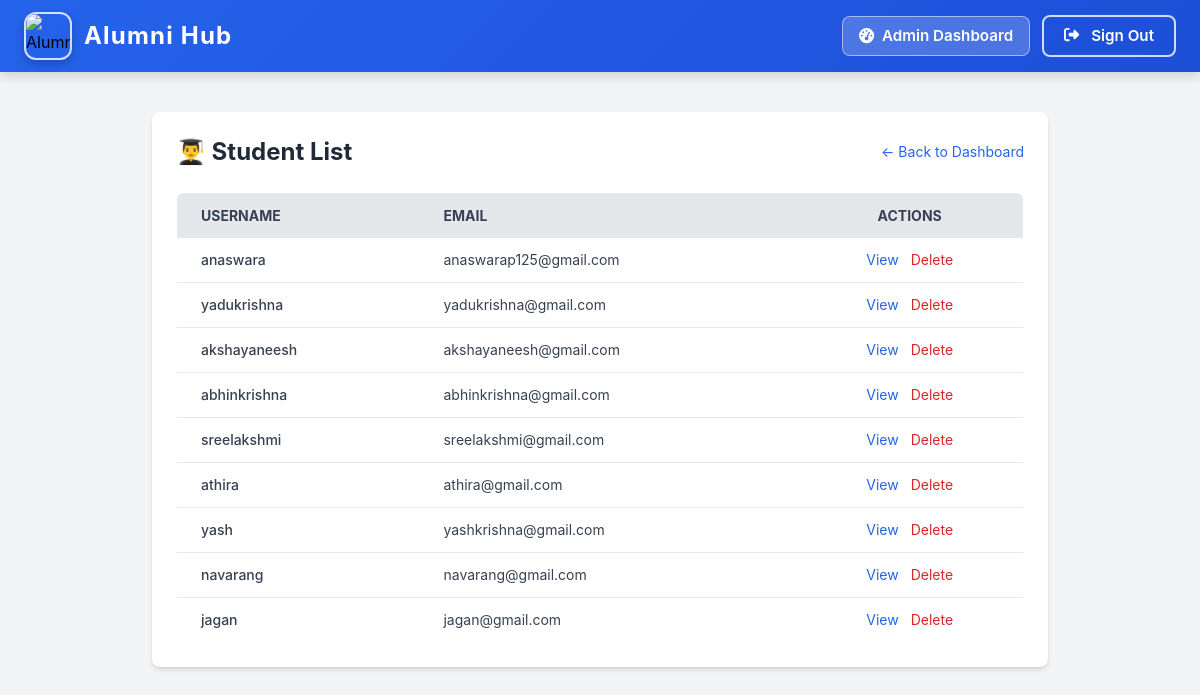
Screenshot of /students/ (signed in) with the database file from the repository.
### myapp/models.py (models this page shows, shortened)
class StudentProfile(models.Model):
    user = models.OneToOneField(User, on_delete=models.CASCADE, related_name='student_profile')
    enrollment_year = models.PositiveIntegerField()
    major = models.CharField(max_length=255)
    resume = models.FileField(upload_to='resumes/', blank=True, null=True)
    profile_picture = models.ImageField(upload_to='profile_pics/', blank=True, null=True)

class User(AbstractUser):
    is_alumni = models.BooleanField(default=False)
    is_student = models.BooleanField(default=False)
    groups = models.ManyToManyField(Group, related_name="custom_user_groups", blank=True)
    user_permissions = models.ManyToManyField(Permission, related_name="custom_user_permissions", blank=True)

### myapp/views.py (the view)
# urls.py: path('students/', admin_student_list, name='admin_student_list'),
@user_passes_test(is_admin)
@login_required(login_url='signin')
def admin_student_list(request):
    students = StudentProfile.objects.all()
    return render(request, 'student_list.html', {'students': students})

### myapp/context_processors.py (called while the page is built)
def notification_count(request):
    if request.user.is_authenticated:
        return {
            'unread_notification_count': Notification.objects.filter(
                user=request.user,
                is_read=False
            ).count()
        }
    return {}

### myapp/views.py (called while the page is built)
def is_admin(user):
    return user.is_staff

### templates/student_list.html
{% extends "home.html" %}
{% block content %}
{% include "navbar.html" %}
<section class="min-h-screen bg-gray-100 py-10 px-4">
    <div class="max-w-4xl mx-auto bg-white shadow-md rounded-lg p-6">
        <div class="flex items-center justify-between mb-6">
            <h2 class="text-2xl font-bold text-gray-800">👨‍🎓 Student List</h2>
            <a href="{% url 'admin_dashboard' %}" class="text-blue-600 hover:underline text-sm">← Back to Dashboard</a>
        </div>
        <div class="overflow-x-auto">
            <table class="min-w-full bg-white border border-gray-200 rounded-lg overflow-hidden">
                <thead class="bg-gray-200 text-gray-700 uppercase text-sm leading-normal">
                    <tr>
                        <th class="py-3 px-6 text-left">Username</th>
                        <th class="py-3 px-6 text-left">Email</th>
                        <th class="py-3 px-6 text-center">Actions</th>
                    </tr>
                </thead>
                <tbody class="text-gray-700 text-sm divide-y divide-gray-200">
                    {% for student in students %}
                        <tr class="hover:bg-gray-50 transition-all duration-200">
                            <td class="py-3 px-6 font-medium">{{ student.user.username }}</td>
                            <td class="py-3 px-6">{{ student.user.email }}</td>
                            <td class="py-3 px-6 text-center space-x-2">
                                <a href="{% url 'view_student_profile' student.id %}" class="text-blue-600 hover:underline">View</a>
                                <a href="{% url 'delete_student' student.id %}" class="text-red-600 hover:underline" onclick="return confirm('Are you sure you want to delete this student?');">Delete</a>
                            </td>
                        </tr>
                    {% empty %}
                        <tr>
                            <td colspan="3" class="text-center py-6 text-gray-500">No students found.</td>
                        </tr>
                    {% endfor %}
                </tbody>
            </table>
        </div>
    </div>
</section>
{% endblock %}

### templates/navbar.html (style rules this page uses)
body { font-family: 'Inter', sans-serif; margin: 0; padding: 0; }

### rows the page displays
StudentProfile: user.username "anaswara", user.email "anaswarap125@gmail.com"
StudentProfile: user.username "yadukrishna", user.email "yadukrishna@gmail.com"
StudentProfile: user.username "akshayaneesh", user.email "akshayaneesh@gmail.com"
StudentProfile: user.username "abhinkrishna", user.email "abhinkrishna@gmail.com"
StudentProfile: user.username "sreelakshmi", user.email "sreelakshmi@gmail.com"
StudentProfile: user.username "athira", user.email "athira@gmail.com"
StudentProfile: user.username "yash", user.email "yashkrishna@gmail.com"
StudentProfile: user.username "navarang", user.email "navarang@gmail.com"
StudentProfile: user.username "jagan", user.email "jagan@gmail.com"
